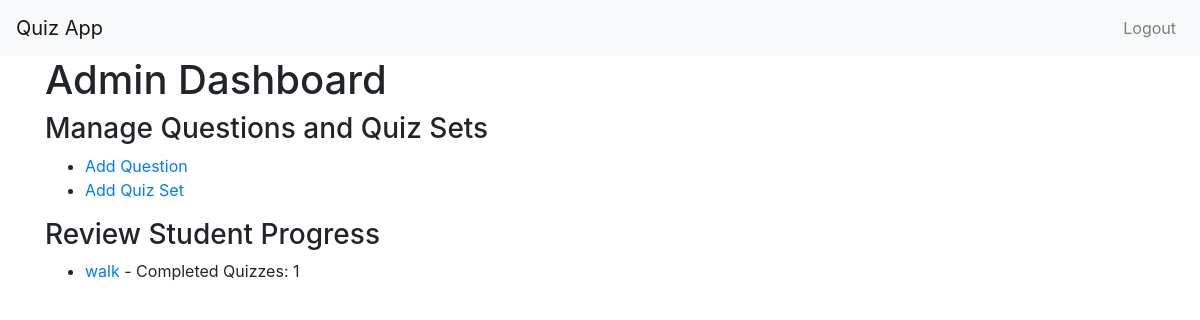
The page /admin_dashboard (signed in) on the database as committed earlier.
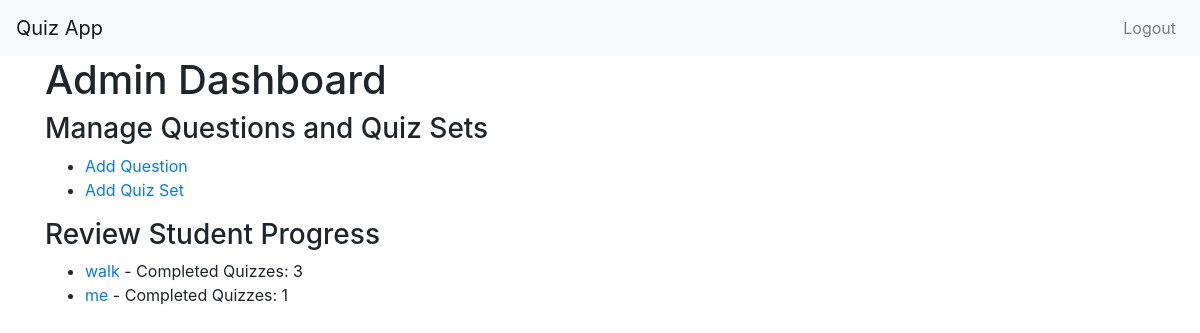
The same page on the database as committed later.
### app/models.py (models this page shows, shortened)
class User(db.Model, UserMixin):
    id = db.Column(db.Integer, primary_key=True)
    username = db.Column(db.String(64), unique=True, nullable=False)
    email = db.Column(db.String(120), unique=True, nullable=False)
    password_hash = db.Column(db.String(128), nullable=False)
    role = db.Column(db.String(64), nullable=False)
    questions = db.relationship('Question', backref='author', lazy=True)
    quiz_results = db.relationship('QuizResult', backref='user', lazy=True)

### app/routes.py (the view)
@main_bp.route('/admin_dashboard')
@login_required
def admin_dashboard():
    if current_user.role != 'admin':
        return redirect(url_for('main.login'))
    students = User.query.filter_by(role='student').all()
    for student in students:
        student.completed_quizzes_count = QuizResult.query.filter_by(user_id=student.id).count()
    return render_template('admin_dashboard.html', students=students)

### app/__init__.py (called while the page is built)
@login_manager.user_loader
def load_user(user_id):
    from app.models import User
    return User.query.get(int(user_id))

### app/templates/admin_dashboard.html
{% extends "layout.html" %}
{% block content %}
<h1>Admin Dashboard</h1>
<h3>Manage Questions and Quiz Sets</h3>
<ul>
    <li><a href="{{ url_for('main.add_question') }}">Add Question</a></li>
    <li><a href="{{ url_for('main.add_quiz_set') }}">Add Quiz Set</a></li>
</ul>
<h3>Review Student Progress</h3>
<ul>
    {% for student in students %}
    <li>
        <a href="{{ url_for('main.review_student', student_id=student.id) }}">{{ student.username }}</a>
        - Completed Quizzes: {{ student.completed_quizzes_count }}
    </li>
    {% endfor %}
</ul>
{% endblock %}

Rows that differ between the two databases and show on the page:
computed for User "walk": completed_quizzes_count "1" → "3"
added User: username "me", completed_quizzes_count "1"
